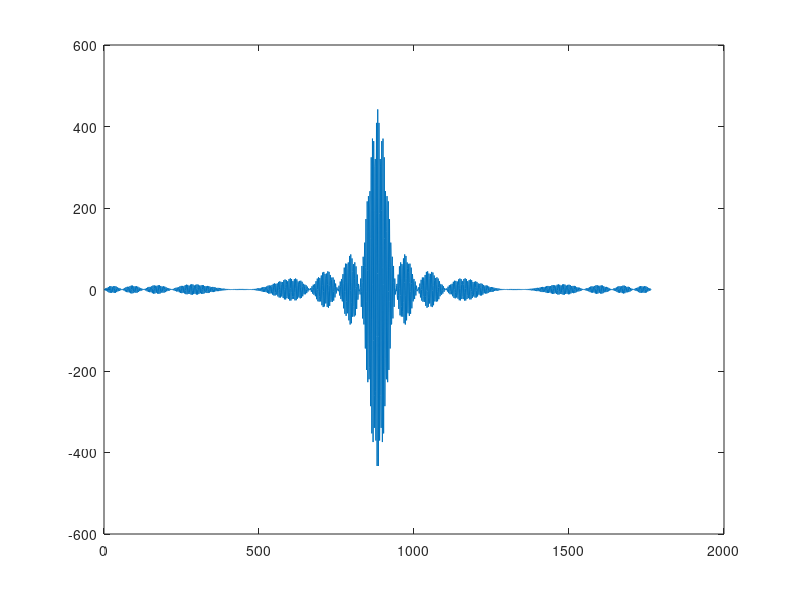

The MATLAB source for this figure:
startFrequence = 10000;
bandwidth = 4000;

audio1  = [];
Fs = 44100;
dt = 1/Fs;          %chirp sample rate 
tmax = 0.02;          %chirp duration

t= 0:dt:tmax;                       % 0.1 second @ 44100Hz sample rate
f0=startFrequence;f1=startFrequence + bandwidth/5;                      % Start at 4000Hz, go up to 6000Hz
part_audio = chirp(t,f0,tmax,f1);

audio1 = [audio1 part_audio];

t= 0:dt:tmax;                       % 0.1 second @ 44100Hz sample rate
f0=startFrequence + bandwidth/5;f1=startFrequence + bandwidth;                      % Start at 4000Hz, go up to 6000Hz
part_audio = chirp(t,f0,tmax,f1);

%audio1 = [audio1 part_audio];

sound(audio1, 44100);


audio2  = [];

Fs = 44100;
dt = 1/Fs;          %chirp sample rate 
tmax = 0.02;          %chirp duration

t= 0:dt:tmax;                       % 0.1 second @ 44100Hz sample rate
f0=startFrequence;f1=startFrequence + bandwidth * 4 /5;                      % Start at 4000Hz, go up to 6000Hz
part_audio = chirp(t,f0,tmax,f1);

audio2 = [audio2 part_audio];


t= 0:dt:tmax;                       % 0.1 second @ 44100Hz sample rate
f0=startFrequence + bandwidth*4/5;f1=startFrequence + bandwidth;                      % Start at 4000Hz, go up to 6000Hz
part_audio = chirp(t,f0,tmax,f1);

%audio2 = [audio2 part_audio];

sound(audio2, 44100);

figure();

c = xcorr(audio1, audio1);
plot(c);

